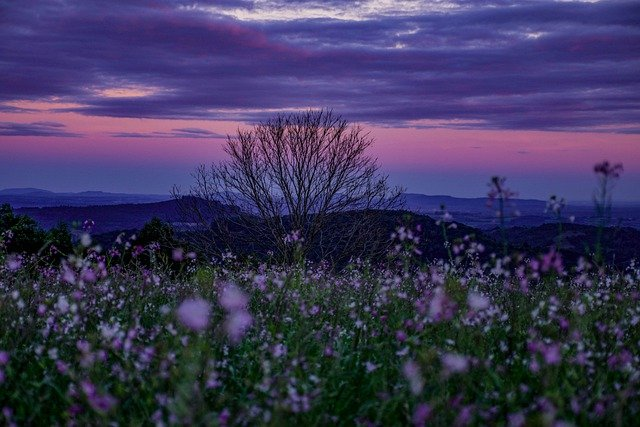
#> input picture 실습_원본/lab-07/grass.jpg, 640 x 427 px
$ jupyter execute IPP-2022-1-lab-07-00000000-name.ipynb
#> lines starting #> are read from the running program, lines starting #| are printed output that depends on the picture
<h1 align='center'> 영상처리 프로그래밍 실습 7</h1>

<h6 align='right'> 2022. 4. 28. </h6>

<div class="alert alert-block alert-info">

- 파일 이름에서 00000000을 자신의 학번으로, name을 자신의 이름으로 수정하세요.

- 다음 줄에 자신의 이름, 학번, 학과(전공)을 적으세요.

* 이름:   &nbsp;&nbsp;          학번:    &nbsp;&nbsp;         학과(전공):

</div>

- JupyterLab 문서의 최신 버전은 [JupyterLab Documentation](https://jupyterlab.readthedocs.io/en/stable/index.html#/)을  참고하라

- Markdown은 [Markdown Guide](https://www.markdownguide.org/)를 참고하라.
- [Markdown Cheat Sheet](https://www.markdownguide.org/cheat-sheet/)

* 제출 마감: 5월 4일 (수) 오후 6:00까지 최종본을 SmartLEAD제출

[cell 1]
import cv2
import matplotlib.pyplot as plt

import numpy as np
print("OpenCV version", cv2.__version__)
print("NumPy version", np.__version__)

## 지난 주 문제 1.

오늘 실습에서 사용한 적당한 영상을 하나 읽어서 OpenCV를 이용해서 영상을 표시하는 윈도우를 만들고 slidebar 인터페이스를 사용하여 감마 변환의 gamma를 0.1부터 5 사이로 조절할 수 있도록 하고, 감마가 변경될 때마다 윈도우에 감마 변환된 영상이 표시되는 프로그램을 작성하라.

[cell 2]
def lut_transformation(r, lut):
    return lut[r]

def gamma_transformation_LUT(gamma):
    out = 255. ** (1. - gamma) * np.arange(256) ** gamma
    return out.round(0).clip(0,255).astype(np.uint8)

def onChange(val):

    global img2
    if val == 0:
        val = 1
    gamma = val / 100.
    lut_gamma = gamma_transformation_LUT(gamma)

    img_YUV = cv2.cvtColor(img, cv2.COLOR_BGR2YUV)
    img_YUV[...,0] = lut_transformation(img_YUV[...,0], lut_gamma)
    img2 = cv2.cvtColor(img_YUV, cv2.COLOR_YUV2BGR)
    cv2.imshow(winname, img2)

img = cv2.imread('grass.jpg')
#> img is the input picture: shape (427, 640, 3); mean B, G, R 90.1, 55.4, 60.2
img2 = img.copy()
winname = "Gamma transformation"
cv2.imshow(winname, img)

cv2.createTrackbar("gamma", winname, 100, 500, onChange)
cv2.waitKey(0)
#> in onChange, `img_YUV = cv2.cvtColor(img, cv2.COLOR_BGR2YUV)`: img_YUV: shape (427, 640, 3); mean of channels 0, 1, 2 60.8, 142.5, 127.5
#> in lut_transformation, `return lut[r]`:
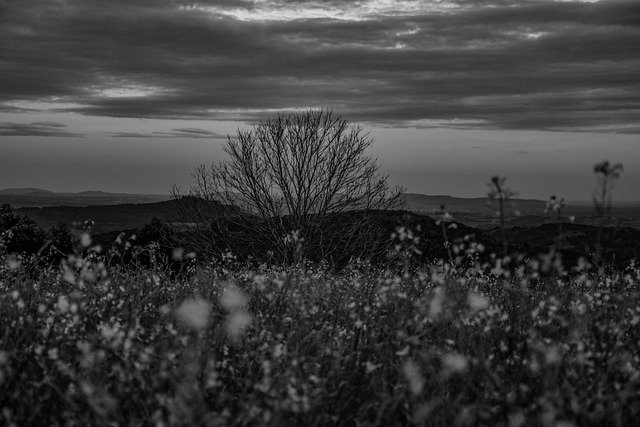
#> returned value: shape (427, 640); min 0, max 228, mean 60.8
cv2.destroyAllWindows()

## 예제 1.

다음을 만족하는 함수 moving_average_filtering(filename)를 완성하라.

- filename으로 전달받은 파일이 존재하는지 조사해서 존재하지 않으면 오류 메시지를 콘솔에 출력하고 return 한다.
- 파일이 존재하면
  - 파일을 읽고, 원본 영상과 이동 평균 필터링된 영상을 나란히 화면에 표시한다.
  - 이동 평균 필터의 커널의 크기를 지정할 수 있는 trackBar interface를 제공한다. 단, trackBar로 지정하는 값의 범위는 1부터 51까지로 하되, 짝수일 경우 그보다 1 작은 홀수로 커널의 크기를 지정한다.
  - 지정된 커널의 크기를 이용해서 원 영상에 이동 평균 필터링이 적용된 영상을 구한다.

[cell 3]
import cv2
import numpy as np
from os.path import exists

def moving_average_filtering(filename):
#> called with filename = 'grass.jpg'
    def onKernelSize(val):
        if val == 0:
            val=1
        if val % 2 == 0:
            val -=1

        kernel = np.ones((val,val)) / (val**2)
        img_filtered = cv2.filter2D(img, -1, kernel)
        img2 = np.hstack((img, img_filtered))
        cv2.imshow(winName, img2)


    if exists(filename):
        img = cv2.imread("grass.jpg")
    else:
        print("file not exist")
        return


    ksize =1
    img2 = np.hstack((img,img))
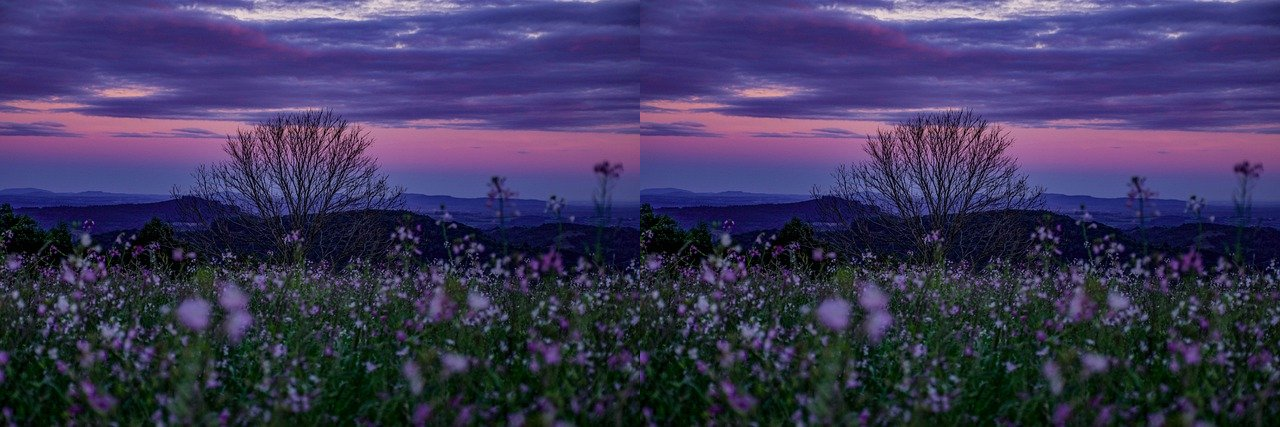
#> img2: shape (427, 1280, 3); mean B, G, R 90.1, 55.4, 60.2
    img_filtered = img.copy()
    winName = "average filtering"
    cv2.imshow(winName, img2)
    cv2.createTrackbar("kernel size", winName, ksize,51, onKernelSize)
    cv2.waitKey()
    cv2.destroyAllWindows()

[cell 4]
moving_average_filtering('grass.jpg')

## 예제 2.

예제 1에서 만든 프로그램에 다음 기능을 추가하라.

왼쪽 마우스 버튼을 클릭하면 화면에 표시되는 영상이 다음과 같이 토클되어야 한다.

(원 영상, 이동 평균 필터링된 영상) <--> (원 영상, 이동 평균 필터링된 영상, 차 영상)

[cell 5]
import cv2
import numpy as np
from os.path import exists

def moving_average_filtering_2(filename):
    def onKernelSize(val):
        nonlocal ksize
        if val == 0:
            val=1
        if val % 2 == 0:
            val -=1

        ksize = val

        kernel = np.ones((ksize,ksize)) / (ksize**2)
        img_filtered = cv2.filter2D(img, -1, kernel)

        if(isclicked == True):
            img2 = np.hstack((img, img_filtered, img-img_filtered))
        else:
            img2 = np.hstack((img, img_filtered))

        cv2.imshow(winName, img2)

    def onMouse(event,x,y,flags,params):
        nonlocal isclicked
        if event == cv2.EVENT_LBUTTONUP:
            isclicked = not isclicked
            onKernelSize(ksize)


    if exists(filename):
        img = cv2.imread("grass.jpg")
    else:
        print("file not exist")
        return

    isclicked = False
    ksize =1

    winName = "average filtering"
    cv2.namedWindow(winName, cv2.WINDOW_GUI_NORMAL)
    onKernelSize(1)

    cv2.createTrackbar("kernel size", winName, ksize,51, onKernelSize)
    cv2.setMouseCallback(winName, onMouse)
    cv2.waitKey()
    cv2.destroyAllWindows()

[cell 6]
moving_average_filtering_2('grass.jpg')

## 문제 1.

다음을 만족하는 함수 gamma_transformation(filename)을 완성하라.

- filename으로 전달받은 파일이 존재하는지 조사해서 존재하지 않으면 오류 메시지를 콘솔에 출력하고 return 한다.
- 파일이 존재하면
  - 파일을 읽고, 원본 영상과 gamma 변환 영상을 나란히 화면에 표시한다.
  - gamma 값을 지정할 수 있는 trackBar interface를 제공한다. 단, trackBar로 지정하는 값의 범위는 1부터 500까지로 하고, 이 값을 scaling해서 0.1과 5 사이로 조정한 값을 gamma로 한다.
  - trackBar의 초기값은 gamma=1.0에 해당하는 값으로 설정한다.
  - 지정된 gamma 값을 이용해서 원 영상을 gamma 변환한 영상을 구한다.
- 파일이 흑백 영상이면 흑백 영상을 표시하고, 컬러 영상인 경우에는 RGB를 YUV로 변환해서 Y 성분만 gamma 변환을 한 후에, 다시 RGB 영상으로 변환해서

[cell 7]
from os.path import exists
import cv2
import numpy as np

def lut_transformation(r, lut):
    return lut[r]

def gamma_transformation_LUT(gamma):
    out = 255. ** (1. - gamma) * np.arange(256) ** gamma
    return out.round(0).clip(0,255).astype(np.uint8)

def gamma_transformation(filename):
    def onGammaValue(val):
#> called with val = 100
        if(val == 0):
            val = 1

        gamma = val/100
        lut_gamma = gamma_transformation_LUT(gamma)
        if(img.ndim == 3): # color image
            img_YUV = cv2.cvtColor(img, cv2.COLOR_BGR2YUV)
            img_YUV[...,0] = lut_transformation(img_YUV[...,0],lut_gamma)
            img_trans = cv2.cvtColor(img_YUV, cv2.COLOR_YUV2BGR)
        elif(img.ndim == 2): # gray image
            img_trans = lut_transformation(img, lut_gamma)

        img2 = np.hstack((img, img_trans))
        cv2.imshow(winName, img2)

    if exists(filename):
        img = cv2.imread(filename)
    else:
        print("file not exist")
        return

    winName = "original & gamma transformation"
    onGammaValue(100)
    cv2.namedWindow(winName, flags=1 | cv2.WINDOW_GUI_NORMAL)
    cv2.createTrackbar("gamma",winName,1,500,onGammaValue)
    cv2.waitKey()
#> call 2 of onGammaValue, with val = 1
#> in lut_transformation (call 2), `return lut[r]`:
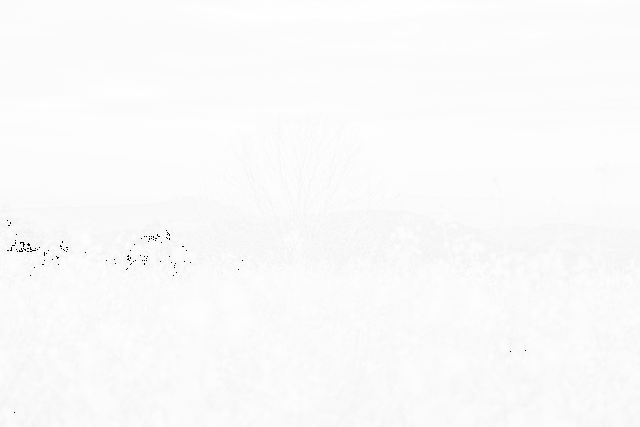
#> returned value: shape (427, 640); min 0, max 255, mean 250.6
#> in onGammaValue (call 2), `img_YUV[...,0] = lut_transformation(img_YUV[...,0],lut_gamma)`: img_YUV: shape (427, 640, 3); mean of channels 0, 1, 2 250.6, 142.5, 127.5
#> in onGammaValue (call 2), `img_trans = cv2.cvtColor(img_YUV, cv2.COLOR_YUV2BGR)`:
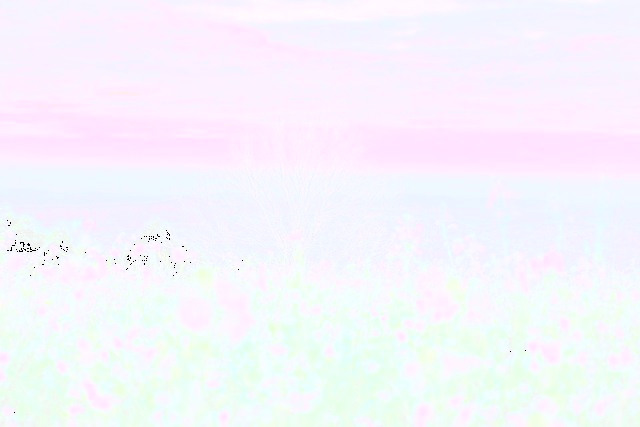
#> img_trans: shape (427, 640, 3); mean B, G, R 252.6, 244.9, 246.5
#> in onGammaValue (call 2), `img2 = np.hstack((img, img_trans))`:
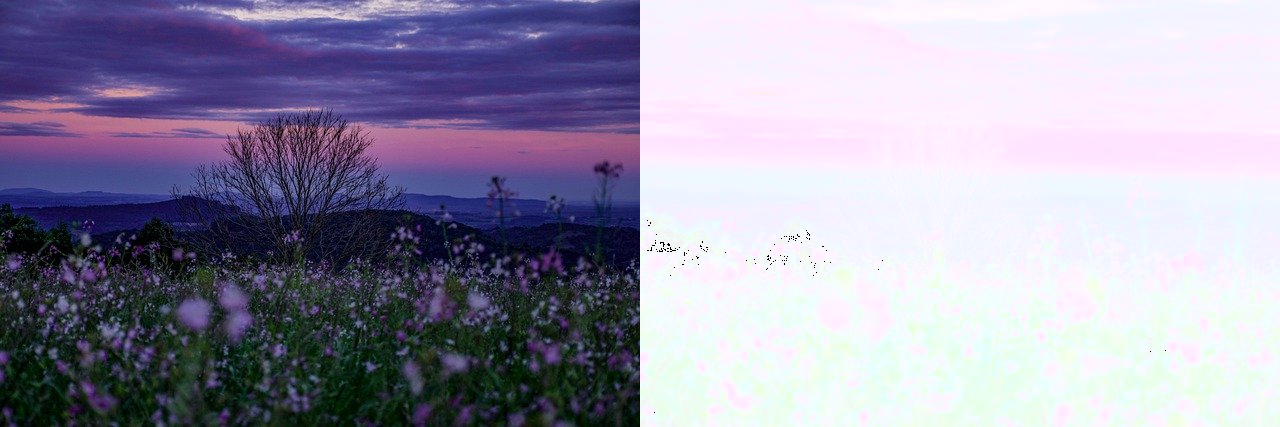
#> img2: shape (427, 1280, 3); mean B, G, R 171.4, 150.1, 153.4
    cv2.destroyAllWindows()

[cell 8]
gamma_transformation("grass.jpg")

## 문제 1.
예제 2의 프로그램을 다음과 같이 변경하라.

- 이동 평균 필터링을 가우시안 필터링으로 변경하라.
- 가우시안 커널의 표준편차인 sigmaX와 sigmaY를 개별적으로 조정할 수 있는 trackBar interface를 2 개 제공한다. 단, 표준 편차의 최댓값은 10.0이 되도록 한다.

[cell 9]
from os.path import exists
import cv2
import numpy as np

def Gaussian_filtering(filename):
    def onKernelSize(val):
        nonlocal ksize,img2
        ksize=val//2*2+1 # 짝수면 +1
        img_filtered=cv2.GaussianBlur(img,(ksize,ksize),sigmaX=x,sigmaY=y)
        img2=np.hstack((img,img_filtered))
        cv2.imshow(winName, img2)

    def onSigmaX(val):
        nonlocal x
        x=val/10
        onKernelSize(ksize)

    def onSigmaY(val):
        nonlocal y
        y=val/10
        onKernelSize(ksize)
